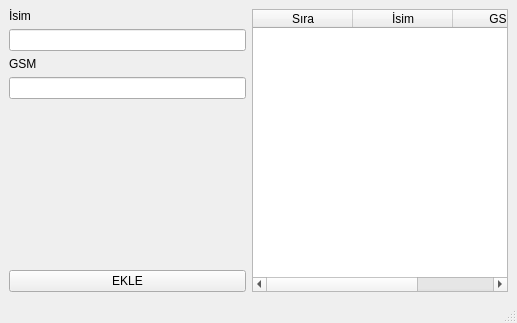
<?xml version="1.0" encoding="UTF-8"?>
<ui version="4.0">
 <class>MainWindow</class>
 <widget class="QMainWindow" name="MainWindow">
  <property name="geometry">
   <rect>
    <x>0</x>
    <y>0</y>
    <width>517</width>
    <height>323</height>
   </rect>
  </property>
  <property name="windowTitle">
   <string>MainWindow</string>
  </property>
  <widget class="QWidget" name="centralwidget">
   <layout class="QHBoxLayout" name="horizontalLayout">
    <item>
     <layout class="QVBoxLayout" name="verticalLayout">
      <item>
       <widget class="QLabel" name="label_2">
        <property name="text">
         <string>İsim</string>
        </property>
       </widget>
      </item>
      <item>
       <widget class="QLineEdit" name="lineEdit"/>
      </item>
      <item>
       <widget class="QLabel" name="label">
        <property name="text">
         <string>GSM</string>
        </property>
       </widget>
      </item>
      <item>
       <widget class="QLineEdit" name="lineEdit_2"/>
      </item>
      <item>
       <spacer name="verticalSpacer">
        <property name="orientation">
         <enum>Qt::Vertical</enum>
        </property>
        <property name="sizeHint" stdset="0">
         <size>
          <width>20</width>
          <height>40</height>
         </size>
        </property>
       </spacer>
      </item>
      <item>
       <widget class="QPushButton" name="pushButton_Ekle">
        <property name="text">
         <string>EKLE</string>
        </property>
       </widget>
      </item>
     </layout>
    </item>
    <item>
     <layout class="QVBoxLayout" name="verticalLayout_2">
      <item>
       <widget class="QTableWidget" name="tableWidget">
        <column>
         <property name="text">
          <string>Sıra</string>
         </property>
        </column>
        <column>
         <property name="text">
          <string>İsim</string>
         </property>
        </column>
        <column>
         <property name="text">
          <string>GSM</string>
         </property>
        </column>
       </widget>
      </item>
     </layout>
    </item>
   </layout>
  </widget>
  <widget class="QMenuBar" name="menubar">
   <property name="geometry">
    <rect>
     <x>0</x>
     <y>0</y>
     <width>517</width>
     <height>18</height>
    </rect>
   </property>
  </widget>
  <widget class="QStatusBar" name="statusbar"/>
 </widget>
 <resources/>
 <connections/>
</ui>
